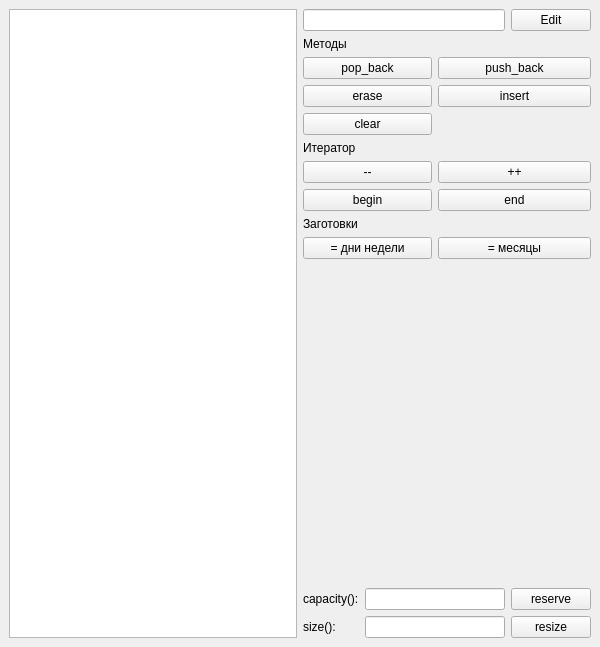
<?xml version="1.0" encoding="UTF-8"?>
<ui version="4.0">
 <class>MainWindow</class>
 <widget class="QMainWindow" name="MainWindow">
  <property name="geometry">
   <rect>
    <x>0</x>
    <y>0</y>
    <width>600</width>
    <height>647</height>
   </rect>
  </property>
  <property name="windowTitle">
   <string>std::vector demo</string>
  </property>
  <widget class="QWidget" name="centralwidget">
   <layout class="QGridLayout" name="gridLayout_2">
    <item row="0" column="0">
     <widget class="QListWidget" name="list_widget"/>
    </item>
    <item row="0" column="1">
     <layout class="QGridLayout" name="gridLayout" rowstretch="0,0,0,0,0,0,0,0,0,0,0,0,0,0,0" columnstretch="1,2,2,1">
      <item row="14" column="0">
       <widget class="QLabel" name="lbl_3">
        <property name="text">
         <string>size():</string>
        </property>
       </widget>
      </item>
      <item row="1" column="0" colspan="4">
       <widget class="QLabel" name="lbl_1">
        <property name="text">
         <string>Методы</string>
        </property>
       </widget>
      </item>
      <item row="13" column="1" colspan="2">
       <widget class="QLineEdit" name="txt_capacity"/>
      </item>
      <item row="6" column="2" colspan="2">
       <widget class="QPushButton" name="pb_plus">
        <property name="text">
         <string>++</string>
        </property>
       </widget>
      </item>
      <item row="3" column="2" colspan="2">
       <widget class="QPushButton" name="pb_insert">
        <property name="text">
         <string>insert</string>
        </property>
       </widget>
      </item>
      <item row="3" column="0" colspan="2">
       <widget class="QPushButton" name="pb_erase">
        <property name="text">
         <string>erase</string>
        </property>
       </widget>
      </item>
      <item row="11" column="1">
       <spacer name="verticalSpacer">
        <property name="orientation">
         <enum>Qt::Orientation::Vertical</enum>
        </property>
        <property name="sizeHint" stdset="0">
         <size>
          <width>20</width>
          <height>40</height>
         </size>
        </property>
       </spacer>
      </item>
      <item row="7" column="0" colspan="2">
       <widget class="QPushButton" name="pb_begin">
        <property name="text">
         <string>begin</string>
        </property>
       </widget>
      </item>
      <item row="0" column="0" colspan="3">
       <widget class="QLineEdit" name="txt_elem_content"/>
      </item>
      <item row="2" column="0" colspan="2">
       <widget class="QPushButton" name="pb_pop_back">
        <property name="text">
         <string>pop_back</string>
        </property>
       </widget>
      </item>
      <item row="5" column="0" colspan="4">
       <widget class="QLabel" name="lbl_4">
        <property name="text">
         <string>Итератор</string>
        </property>
       </widget>
      </item>
      <item row="0" column="3">
       <widget class="QPushButton" name="pb_edit">
        <property name="text">
         <string>Edit</string>
        </property>
       </widget>
      </item>
      <item row="10" column="2" colspan="2">
       <widget class="QPushButton" name="pb_months">
        <property name="text">
         <string>= месяцы</string>
        </property>
       </widget>
      </item>
      <item row="13" column="0">
       <widget class="QLabel" name="lbl_5">
        <property name="text">
         <string>capacity():</string>
        </property>
       </widget>
      </item>
      <item row="10" column="0" colspan="2">
       <widget class="QPushButton" name="pb_days">
        <property name="text">
         <string>= дни недели</string>
        </property>
       </widget>
      </item>
      <item row="6" column="0" colspan="2">
       <widget class="QPushButton" name="pb_minus">
        <property name="text">
         <string>--</string>
        </property>
       </widget>
      </item>
      <item row="13" column="3">
       <widget class="QPushButton" name="pb_reserve">
        <property name="text">
         <string>reserve</string>
        </property>
       </widget>
      </item>
      <item row="9" column="0" colspan="3">
       <widget class="QLabel" name="lbl_2">
        <property name="text">
         <string>Заготовки</string>
        </property>
       </widget>
      </item>
      <item row="4" column="0" colspan="2">
       <widget class="QPushButton" name="pb_clear">
        <property name="text">
         <string>clear</string>
        </property>
       </widget>
      </item>
      <item row="7" column="2" colspan="2">
       <widget class="QPushButton" name="pb_end">
        <property name="text">
         <string>end</string>
        </property>
       </widget>
      </item>
      <item row="2" column="2" colspan="2">
       <widget class="QPushButton" name="pb_push_back">
        <property name="text">
         <string>push_back</string>
        </property>
       </widget>
      </item>
      <item row="14" column="1" colspan="2">
       <widget class="QLineEdit" name="txt_size"/>
      </item>
      <item row="14" column="3">
       <widget class="QPushButton" name="pb_resize">
        <property name="text">
         <string>resize</string>
        </property>
       </widget>
      </item>
     </layout>
    </item>
   </layout>
  </widget>
 </widget>
 <resources/>
 <connections/>
</ui>
